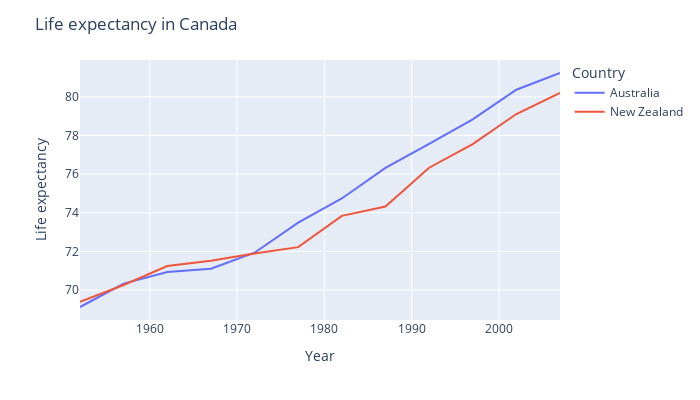

Write notebook code for a chart like this one.
### Markdown cell above
**Run the below code and observe the output graph**

### Code cell
import plotly.express as px

df = px.data.gapminder().query("continent=='Oceania'")
fig = px.line(df, x="year", y="lifeExp", color='country')

# you need to update the layout after you plot the graph
fig.update_layout(title="Life expectancy in Canada",  # adding title to the graph
                  width=700,  # adjusting width of the graph
                  height=400,  # adjusting height of the graph
                  legend_title="Country",  # updating default legend's title
                  xaxis_title="Year",  # updating x-axis's title
                  yaxis_title="Life expectancy",  # updating y-axis's title
                  )

fig.show()

### Figure 1 — Plotly figure (JSON) as saved in the notebook; plotly's stock layout.template omitted (floating-point values rounded to 4 significant figures)
{"data": [{"hovertemplate": "country=Australia<br>year=%{x}<br>lifeExp=%{y}<extra></extra>", "legendgroup": "Australia", "line": {"color": "#636efa", "dash": "solid"}, "marker": {"symbol": "circle"}, "mode": "lines", "name": "Australia", "orientation": "v", "showlegend": true, "type": "scatter", "x": [1952, 1957, 1962, 1967, 1972, 1977, 1982, 1987, 1992, 1997, 2002, 2007], "xaxis": "x", "y": [69.12, 70.33, 70.93, 71.1, 71.93, 73.49, 74.74, 76.32, 77.56, 78.83, 80.37, 81.23], "yaxis": "y"}, {"hovertemplate": "country=New Zealand<br>year=%{x}<br>lifeExp=%{y}<extra></extra>", "legendgroup": "New Zealand", "line": {"color": "#EF553B", "dash": "solid"}, "marker": {"symbol": "circle"}, "mode": "lines", "name": "New Zealand", "orientation": "v", "showlegend": true, "type": "scatter", "x": [1952, 1957, 1962, 1967, 1972, 1977, 1982, 1987, 1992, 1997, 2002, 2007], "xaxis": "x", "y": [69.39, 70.26, 71.24, 71.52, 71.89, 72.22, 73.84, 74.32, 76.33, 77.55, 79.11, 80.2], "yaxis": "y"}], "layout": {"height": 400, "legend": {"title": {"text": "Country"}, "tracegroupgap": 0}, "margin": {"t": 60}, "title": {"text": "Life expectancy in Canada"}, "width": 700, "xaxis": {"anchor": "y", "domain": [0, 1], "title": {"text": "Year"}}, "yaxis": {"anchor": "x", "domain": [0, 1], "title": {"text": "Life expectancy"}}}}
